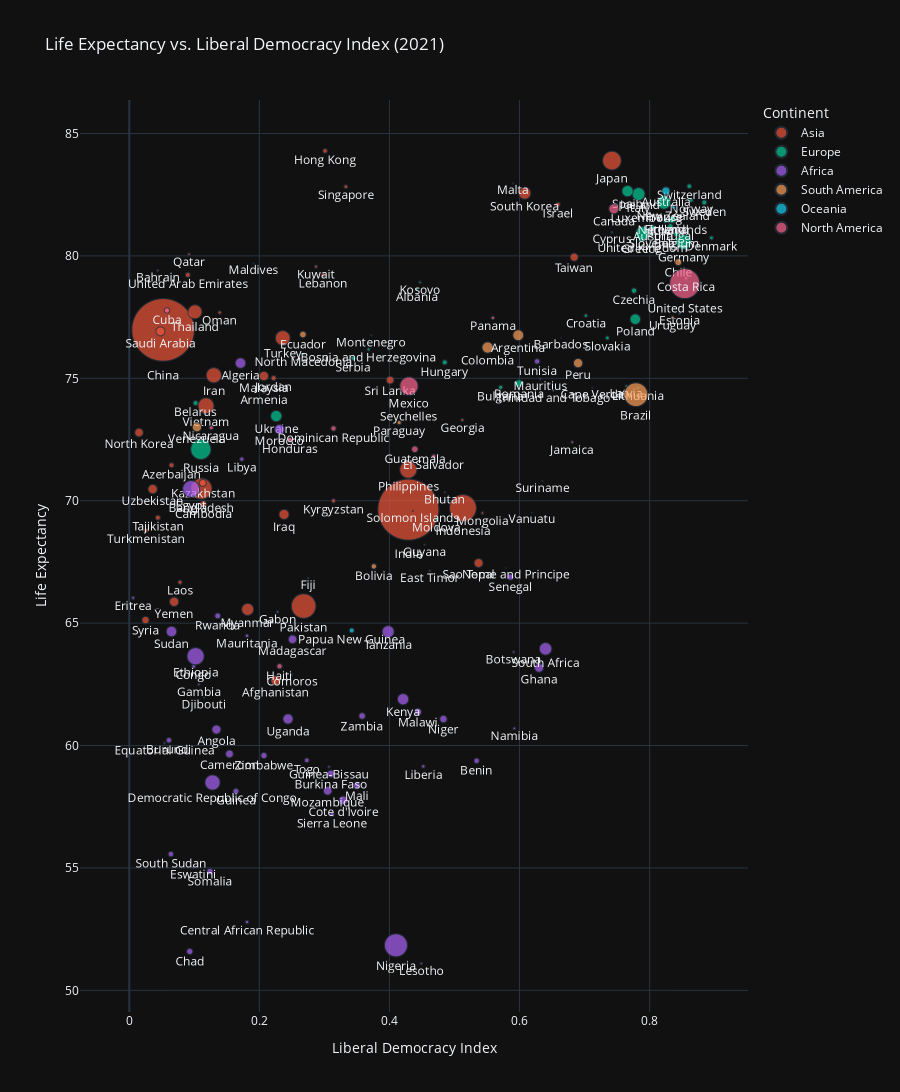

The cell this chart's notebook holds for it:
### Code cell
# Load the dataset
df = life_exp_lib_democ

# Display basic info and first few rows to understand the data structure
print(df.info())
print(df.head())

# Clean the data by removing rows with NaN values in critical columns
df_cleaned = df.dropna(subset=['Liberal democracy index (best estimate, aggregate: average)', 
                               'Period life expectancy at birth - Sex: all - Age: 0', 
                               'Population (historical)'])

# Scale the population to increase the size of the points
df_cleaned['Scaled Population'] = df_cleaned['Population (historical)'] / 1e6

# Create the scatter plot with text labels
fig = px.scatter(
    df_cleaned,
    x='Liberal democracy index (best estimate, aggregate: average)',
    y='Period life expectancy at birth - Sex: all - Age: 0',
    size='Scaled Population',  # Use the scaled population
    color='Continent',
    hover_name='Entity',
    text='Entity',  # Add country names as text
    size_max=150,  # Increase size_max to make points larger
    title='Life Expectancy vs. Liberal Democracy Index (2021)',
    labels={
        'Liberal democracy index (best estimate, aggregate: average)': 'Liberal Democracy Index',
        'Period life expectancy at birth - Sex: all - Age: 0': 'Life Expectancy'
    }
)

# Update the layout
fig.update_layout(
    xaxis_title='Liberal Democracy Index',
    yaxis_title='Life Expectancy',
    legend_title='Continent',
    template='plotly_dark',
    height=1500
)

# Update the text position for better readability
fig.update_traces(textposition='bottom center')

# Show the plot
fig.show()

### Figure 1 — Plotly figure (JSON) as saved in the notebook; plotly's stock layout.template omitted (floating-point values rounded to 4 significant figures)
{"data": [{"hovertemplate": "<b>%{hovertext}</b><br><br>Continent=Asia<br>Liberal Democracy Index=%{x}<br>Life Expectancy=%{y}<br>Scaled Population=%{marker.size}<br>Entity=%{text}<extra></extra>", "hovertext": ["Afghanistan", "Armenia", "Azerbaijan", "Bahrain", "Bangladesh", "Bhutan", "Cambodia", "China", "East Timor", "Georgia", "Hong Kong", "India", "Indonesia", "Iran", "Iraq", "Israel", "Japan", "Jordan", "Kazakhstan", "Kuwait", "Kyrgyzstan", "Laos", "Lebanon", "Malaysia", "Maldives", "Mongolia", "Myanmar", "Nepal", "North Korea", "Oman", "Pakistan", "Philippines", "Qatar", "Saudi Arabia", "Singapore", "South Korea", "Sri Lanka", "Syria", "Taiwan", "Tajikistan", "Thailand", "Turkey", "Turkmenistan", "United Arab Emirates", "Uzbekistan", "Vietnam", "Yemen"], "legendgroup": "Asia", "marker": {"color": "#EF553B", "size": [33.83, 2.921, 9.753, 1.37, 159.4, 0.7406, 15.62, 1396.0, 1.205, 3.792, 7.366, 1328.0, 261.8, 82.62, 37.56, 8.053, 127.3, 9.545, 18.08, 3.834, 6.002, 6.802, 6.472, 31.23, 0.4282, 2.977, 51.09, 27.82, 25.58, 4.185, 217.3, 105.3, 2.427, 29.97, 5.525, 50.98, 21.73, 19.42, 23.53, 8.644, 70.54, 80.01, 6.216, 8.675, 30.75, 92.82, 31.16], "sizemode": "area", "sizeref": 0.3535, "symbol": "circle"}, "mode": "markers+text", "name": "Asia", "showlegend": true, "text": ["Afghanistan", "Armenia", "Azerbaijan", "Bahrain", "Bangladesh", "Bhutan", "Cambodia", "China", "East Timor", "Georgia", "Hong Kong", "India", "Indonesia", "Iran", "Iraq", "Israel", "Japan", "Jordan", "Kazakhstan", "Kuwait", "Kyrgyzstan", "Laos", "Lebanon", "Malaysia", "Maldives", "Mongolia", "Myanmar", "Nepal", "North Korea", "Oman", "Pakistan", "Philippines", "Qatar", "Saudi Arabia", "Singapore", "South Korea", "Sri Lanka", "Syria", "Taiwan", "Tajikistan", "Thailand", "Turkey", "Turkmenistan", "United Arab Emirates", "Uzbekistan", "Vietnam", "Yemen"], "textposition": "bottom center", "type": "scattergl", "x": [0.225, 0.207, 0.065, 0.044, 0.111, 0.485, 0.114, 0.052, 0.462, 0.512, 0.301, 0.429, 0.513, 0.13, 0.238, 0.659, 0.742, 0.222, 0.113, 0.287, 0.314, 0.078, 0.298, 0.207, 0.191, 0.543, 0.182, 0.537, 0.015, 0.139, 0.268, 0.429, 0.092, 0.048, 0.333, 0.608, 0.401, 0.025, 0.684, 0.044, 0.101, 0.236, 0.026, 0.09, 0.036, 0.118, 0.069], "xaxis": "x", "y": [62.66, 74.44, 71.45, 79.4, 70.49, 70.34, 69.87, 76.98, 67.14, 73.3, 84.29, 69.64, 69.7, 75.12, 69.44, 82.1, 83.89, 75.01, 70.73, 79.56, 70.0, 66.67, 79.23, 75.09, 79.7, 69.5, 65.56, 67.46, 72.78, 77.69, 65.7, 71.27, 80.06, 76.92, 82.83, 82.56, 74.93, 65.12, 79.95, 69.31, 77.72, 76.65, 68.78, 79.22, 70.48, 73.88, 65.87], "yaxis": "y"}, {"hovertemplate": "<b>%{hovertext}</b><br><br>Continent=Europe<br>Liberal Democracy Index=%{x}<br>Life Expectancy=%{y}<br>Scaled Population=%{marker.size}<br>Entity=%{text}<extra></extra>", "hovertext": ["Albania", "Austria", "Belarus", "Belgium", "Bosnia and Herzegovina", "Bulgaria", "Croatia", "Cyprus", "Czechia", "Denmark", "Estonia", "Finland", "France", "Germany", "Greece", "Hungary", "Iceland", "Ireland", "Italy", "Kosovo", "Latvia", "Lithuania", "Luxembourg", "Malta", "Moldova", "Montenegro", "Netherlands", "North Macedonia", "Norway", "Poland", "Portugal", "Romania", "Russia", "Serbia", "Slovakia", "Slovenia", "Spain", "Sweden", "Switzerland", "Ukraine", "United Kingdom"], "legendgroup": "Europe", "marker": {"color": "#00cc96", "size": [2.899, 8.644, 9.487, 11.28, 3.519, 7.178, 4.184, 1.22, 10.52, 5.684, 1.315, 5.48, 64.92, 82.08, 10.82, 9.839, 0.331, 4.702, 60.58, 1.779, 1.978, 2.906, 0.5695, 0.445, 3.287, 0.6281, 17.11, 1.98, 5.19, 38.27, 10.37, 19.87, 145.3, 7.177, 5.42, 2.06, 46.68, 9.799, 8.284, 45.78, 65.38], "sizemode": "area", "sizeref": 0.3535, "symbol": "circle"}, "mode": "markers+text", "name": "Europe", "showlegend": true, "text": ["Albania", "Austria", "Belarus", "Belgium", "Bosnia and Herzegovina", "Bulgaria", "Croatia", "Cyprus", "Czechia", "Denmark", "Estonia", "Finland", "France", "Germany", "Greece", "Hungary", "Iceland", "Ireland", "Italy", "Kosovo", "Latvia", "Lithuania", "Luxembourg", "Malta", "Moldova", "Montenegro", "Netherlands", "North Macedonia", "Norway", "Poland", "Portugal", "Romania", "Russia", "Serbia", "Slovakia", "Slovenia", "Spain", "Sweden", "Switzerland", "Ukraine", "United Kingdom"], "textposition": "bottom center", "type": "scattergl", "x": [0.442, 0.805, 0.102, 0.841, 0.368, 0.571, 0.702, 0.742, 0.776, 0.895, 0.846, 0.824, 0.822, 0.852, 0.787, 0.485, 0.785, 0.83, 0.783, 0.447, 0.764, 0.782, 0.795, 0.59, 0.472, 0.372, 0.835, 0.268, 0.864, 0.778, 0.832, 0.599, 0.11, 0.344, 0.735, 0.804, 0.766, 0.884, 0.861, 0.226, 0.789], "xaxis": "x", "y": [78.64, 81.16, 73.99, 80.89, 76.18, 74.63, 77.56, 80.97, 78.58, 80.74, 77.66, 81.42, 82.19, 80.57, 80.67, 75.65, 82.35, 81.42, 82.53, 78.92, 74.69, 74.61, 81.84, 82.96, 69.24, 76.76, 81.48, 75.98, 82.27, 77.42, 81.21, 74.79, 72.1, 75.82, 76.65, 80.82, 82.65, 82.18, 82.85, 73.46, 80.92], "yaxis": "y"}, {"hovertemplate": "<b>%{hovertext}</b><br><br>Continent=Africa<br>Liberal Democracy Index=%{x}<br>Life Expectancy=%{y}<br>Scaled Population=%{marker.size}<br>Entity=%{text}<extra></extra>", "hovertext": ["Algeria", "Angola", "Benin", "Botswana", "Burkina Faso", "Burundi", "Cameroon", "Cape Verde", "Central African Republic", "Chad", "Comoros", "Congo", "Cote d'Ivoire", "Democratic Republic of Congo", "Djibouti", "Egypt", "Equatorial Guinea", "Eritrea", "Eswatini", "Ethiopia", "Gabon", "Gambia", "Ghana", "Guinea", "Guinea-Bissau", "Kenya", "Lesotho", "Liberia", "Libya", "Madagascar", "Malawi", "Mali", "Mauritania", "Mauritius", "Morocco", "Mozambique", "Namibia", "Niger", "Nigeria", "Rwanda", "Sao Tome and Principe", "Senegal", "Seychelles", "Sierra Leone", "Somalia", "South Africa", "South Sudan", "Sudan", "Tanzania", "Togo", "Tunisia", "Uganda", "Zambia", "Zimbabwe"], "legendgroup": "Africa", "marker": {"color": "#ab63fa", "size": [40.02, 28.16, 11.36, 2.203, 18.78, 11.05, 22.76, 0.5124, 4.629, 14.65, 0.7267, 5.098, 25.25, 81.04, 1.02, 99.6, 1.454, 3.106, 1.143, 103.9, 2.041, 2.225, 28.7, 11.77, 1.786, 47.09, 2.105, 4.659, 6.532, 25.43, 17.09, 18.59, 3.966, 1.292, 34.61, 26.55, 2.374, 19.94, 190.7, 11.64, 0.2003, 14.59, 0.1072, 7.038, 13.81, 56.72, 11.11, 40.02, 52.02, 7.663, 11.4, 37.53, 16.4, 14.4], "sizemode": "area", "sizeref": 0.3535, "symbol": "circle"}, "mode": "markers+text", "name": "Africa", "showlegend": true, "text": ["Algeria", "Angola", "Benin", "Botswana", "Burkina Faso", "Burundi", "Cameroon", "Cape Verde", "Central African Republic", "Chad", "Comoros", "Congo", "Cote d'Ivoire", "Democratic Republic of Congo", "Djibouti", "Egypt", "Equatorial Guinea", "Eritrea", "Eswatini", "Ethiopia", "Gabon", "Gambia", "Ghana", "Guinea", "Guinea-Bissau", "Kenya", "Lesotho", "Liberia", "Libya", "Madagascar", "Malawi", "Mali", "Mauritania", "Mauritius", "Morocco", "Mozambique", "Namibia", "Niger", "Nigeria", "Rwanda", "Sao Tome and Principe", "Senegal", "Seychelles", "Sierra Leone", "Somalia", "South Africa", "South Sudan", "Sudan", "Tanzania", "Togo", "Tunisia", "Uganda", "Zambia", "Zimbabwe"], "textposition": "bottom center", "type": "scattergl", "x": [0.171, 0.134, 0.534, 0.591, 0.31, 0.061, 0.154, 0.712, 0.181, 0.093, 0.25, 0.099, 0.329, 0.128, 0.115, 0.095, 0.054, 0.006, 0.098, 0.102, 0.228, 0.107, 0.63, 0.164, 0.307, 0.421, 0.449, 0.452, 0.173, 0.251, 0.444, 0.35, 0.181, 0.632, 0.231, 0.305, 0.592, 0.483, 0.41, 0.136, 0.579, 0.586, 0.429, 0.312, 0.124, 0.64, 0.064, 0.065, 0.398, 0.273, 0.627, 0.244, 0.358, 0.207], "xaxis": "x", "y": [75.62, 60.65, 59.38, 63.82, 58.85, 60.22, 59.66, 74.62, 52.79, 51.59, 62.9, 63.23, 57.76, 58.49, 61.96, 70.48, 60.1, 66.03, 55.02, 63.65, 65.46, 62.49, 63.18, 58.13, 59.13, 61.89, 51.1, 59.15, 71.7, 64.34, 61.38, 58.36, 64.48, 74.98, 72.92, 58.15, 60.7, 61.08, 51.84, 65.3, 67.25, 66.88, 73.7, 57.19, 54.86, 63.95, 55.57, 64.66, 64.65, 59.4, 75.69, 61.09, 61.21, 59.59], "yaxis": "y"}, {"hovertemplate": "<b>%{hovertext}</b><br><br>Continent=South America<br>Liberal Democracy Index=%{x}<br>Life Expectancy=%{y}<br>Scaled Population=%{marker.size}<br>Entity=%{text}<extra></extra>", "hovertext": ["Argentina", "Bolivia", "Brazil", "Chile", "Colombia", "Ecuador", "Guyana", "Paraguay", "Peru", "Suriname", "Uruguay", "Venezuela"], "legendgroup": "South America", "marker": {"color": "#FFA15A", "size": [43.48, 11.01, 201.7, 18.05, 46.97, 16.27, 0.7588, 6.159, 30.46, 0.5816, 3.368, 30.57], "sizemode": "area", "sizeref": 0.3535, "symbol": "circle"}, "mode": "markers+text", "name": "South America", "showlegend": true, "text": ["Argentina", "Bolivia", "Brazil", "Chile", "Colombia", "Ecuador", "Guyana", "Paraguay", "Peru", "Suriname", "Uruguay", "Venezuela"], "textposition": "bottom center", "type": "scattergl", "x": [0.598, 0.376, 0.779, 0.844, 0.551, 0.267, 0.454, 0.415, 0.69, 0.635, 0.835, 0.104], "xaxis": "x", "y": [76.76, 67.32, 74.33, 79.75, 76.26, 76.79, 68.2, 73.19, 75.62, 70.8, 77.48, 73.01], "yaxis": "y"}, {"hovertemplate": "<b>%{hovertext}</b><br><br>Continent=Oceania<br>Liberal Democracy Index=%{x}<br>Life Expectancy=%{y}<br>Scaled Population=%{marker.size}<br>Entity=%{text}<extra></extra>", "hovertext": ["Australia", "Fiji", "New Zealand", "Papua New Guinea", "Solomon Islands", "Vanuatu"], "legendgroup": "Oceania", "marker": {"color": "#19d3f3", "size": [23.95, 0.9186, 4.614, 8.743, 0.6394, 0.2661], "sizemode": "area", "sizeref": 0.3535, "symbol": "circle"}, "mode": "markers+text", "name": "Oceania", "showlegend": true, "text": ["Australia", "Fiji", "New Zealand", "Papua New Guinea", "Solomon Islands", "Vanuatu"], "textposition": "bottom center", "type": "scattergl", "x": [0.825, 0.275, 0.837, 0.342, 0.436, 0.619], "xaxis": "x", "y": [82.66, 66.84, 81.98, 64.7, 69.58, 69.51], "yaxis": "y"}, {"hovertemplate": "<b>%{hovertext}</b><br><br>Continent=North America<br>Liberal Democracy Index=%{x}<br>Life Expectancy=%{y}<br>Scaled Population=%{marker.size}<br>Entity=%{text}<extra></extra>", "hovertext": ["Barbados", "Canada", "Costa Rica", "Cuba", "Dominican Republic", "El Salvador", "Guatemala", "Haiti", "Honduras", "Jamaica", "Mexico", "Nicaragua", "Panama", "Trinidad and Tobago", "United States"], "legendgroup": "North America", "marker": {"color": "#FF6692", "size": [0.279, 35.96, 4.818, 11.28, 10.43, 6.184, 15.97, 10.52, 9.237, 2.803, 121.1, 6.149, 3.96, 1.429, 326.1], "sizemode": "area", "sizeref": 0.3535, "symbol": "circle"}, "mode": "markers+text", "name": "North America", "showlegend": true, "text": ["Barbados", "Canada", "Costa Rica", "Cuba", "Dominican Republic", "El Salvador", "Guatemala", "Haiti", "Honduras", "Jamaica", "Mexico", "Nicaragua", "Panama", "Trinidad and Tobago", "United States"], "textposition": "bottom center", "type": "scattergl", "x": [0.664, 0.745, 0.856, 0.058, 0.314, 0.468, 0.439, 0.231, 0.247, 0.681, 0.43, 0.126, 0.559, 0.652, 0.854], "xaxis": "x", "y": [76.65, 81.92, 79.09, 77.77, 72.95, 71.81, 72.1, 63.24, 72.49, 72.39, 74.68, 72.98, 77.47, 74.5, 78.87], "yaxis": "y"}], "layout": {"height": 1500, "legend": {"itemsizing": "constant", "title": {"text": "Continent"}, "tracegroupgap": 0}, "title": {"text": "Life Expectancy vs. Liberal Democracy Index (2021)"}, "xaxis": {"anchor": "y", "domain": [0, 1], "title": {"text": "Liberal Democracy Index"}}, "yaxis": {"anchor": "x", "domain": [0, 1], "title": {"text": "Life Expectancy"}}}}
